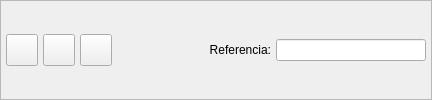
      <widget class="QFrame" name="frame_2" >
       <property name="sizePolicy" >
        <sizepolicy vsizetype="Fixed" hsizetype="Expanding" >
         <horstretch>0</horstretch>
         <verstretch>0</verstretch>
        </sizepolicy>
       </property>
       <property name="frameShape" >
        <enum>QFrame::StyledPanel</enum>
       </property>
       <property name="frameShadow" >
        <enum>QFrame::Raised</enum>
       </property>
       <layout class="QHBoxLayout" >
        <property name="spacing" >
         <number>5</number>
        </property>
        <property name="margin" >
         <number>5</number>
        </property>
        <item>
         <widget class="QToolButton" name="mui_guardar" >
          <property name="minimumSize" >
           <size>
            <width>32</width>
            <height>32</height>
           </size>
          </property>
          <property name="maximumSize" >
           <size>
            <width>32</width>
            <height>32</height>
           </size>
          </property>
          <property name="toolTip" >
           <string>Guardar presupuesto</string>
          </property>
          <property name="whatsThis" >
           <string>Guardar presupuesto</string>
          </property>
          <property name="text" >
           <string/>
          </property>
          <property name="icon" >
           <iconset resource="../../bulmages.qrc" >
            <normaloff>:/Images/edit-save.svg</normaloff>:/Images/edit-save.svg</iconset>
          </property>
          <property name="iconSize" >
           <size>
            <width>32</width>
            <height>32</height>
           </size>
          </property>
          <property name="shortcut" >
           <string>Ctrl+S</string>
          </property>
         </widget>
        </item>
        <item>
         <widget class="QToolButton" name="mui_borrar" >
          <property name="minimumSize" >
           <size>
            <width>32</width>
            <height>32</height>
           </size>
          </property>
          <property name="maximumSize" >
           <size>
            <width>32</width>
            <height>32</height>
           </size>
          </property>
          <property name="toolTip" >
           <string>Borrar presupuesto</string>
          </property>
          <property name="whatsThis" >
           <string>Borrar presupuesto</string>
          </property>
          <property name="text" >
           <string/>
          </property>
          <property name="icon" >
           <iconset resource="../../bulmages.qrc" >
            <normaloff>:/Images/edit-delete.svg</normaloff>:/Images/edit-delete.svg</iconset>
          </property>
          <property name="iconSize" >
           <size>
            <width>32</width>
            <height>32</height>
           </size>
          </property>
          <property name="shortcut" >
           <string>Ctrl+D</string>
          </property>
         </widget>
        </item>
        <item>
         <widget class="QToolButton" name="mui_imprimir" >
          <property name="minimumSize" >
           <size>
            <width>32</width>
            <height>32</height>
           </size>
          </property>
          <property name="maximumSize" >
           <size>
            <width>32</width>
            <height>32</height>
           </size>
          </property>
          <property name="toolTip" >
           <string>Imprimir presupuesto</string>
          </property>
          <property name="whatsThis" >
           <string>Imprimir presupuesto</string>
          </property>
          <property name="text" >
           <string/>
          </property>
          <property name="icon" >
           <iconset resource="../../bulmages.qrc" >
            <normaloff>:/Images/document-print.svg</normaloff>:/Images/document-print.svg</iconset>
          </property>
          <property name="iconSize" >
           <size>
            <width>32</width>
            <height>32</height>
           </size>
          </property>
          <property name="shortcut" >
           <string>Ctrl+P</string>
          </property>
         </widget>
        </item>
        <item>
         <spacer>
          <property name="orientation" >
           <enum>Qt::Horizontal</enum>
          </property>
          <property name="sizeType" >
           <enum>QSizePolicy::Expanding</enum>
          </property>
          <property name="sizeHint" stdset="0" >
           <size>
            <width>16</width>
            <height>21</height>
           </size>
          </property>
         </spacer>
        </item>
        <item>
         <widget class="QFrame" name="mui_plugbotones" >
          <property name="sizePolicy" >
           <sizepolicy vsizetype="Fixed" hsizetype="Fixed" >
            <horstretch>0</horstretch>
            <verstretch>0</verstretch>
           </sizepolicy>
          </property>
          <property name="frameShape" >
           <enum>QFrame::NoFrame</enum>
          </property>
          <property name="frameShadow" >
           <enum>QFrame::Plain</enum>
          </property>
          <property name="lineWidth" >
           <number>0</number>
          </property>
         </widget>
        </item>
        <item>
         <spacer>
          <property name="orientation" >
           <enum>Qt::Horizontal</enum>
          </property>
          <property name="sizeType" >
           <enum>QSizePolicy::Expanding</enum>
          </property>
          <property name="sizeHint" stdset="0" >
           <size>
            <width>71</width>
            <height>21</height>
           </size>
          </property>
         </spacer>
        </item>
        <item>
         <widget class="QLabel" name="label6" >
          <property name="sizePolicy" >
           <sizepolicy vsizetype="Fixed" hsizetype="Preferred" >
            <horstretch>0</horstretch>
            <verstretch>0</verstretch>
           </sizepolicy>
          </property>
          <property name="text" >
           <string>Referencia:</string>
          </property>
          <property name="alignment" >
           <set>Qt::AlignRight|Qt::AlignTrailing|Qt::AlignVCenter</set>
          </property>
          <property name="buddy" >
           <cstring>mui_refpresupuesto</cstring>
          </property>
         </widget>
        </item>
        <item>
         <widget class="BusquedaReferencia" name="mui_refpresupuesto" >
          <property name="sizePolicy" >
           <sizepolicy vsizetype="Fixed" hsizetype="Fixed" >
            <horstretch>0</horstretch>
            <verstretch>0</verstretch>
           </sizepolicy>
          </property>
          <property name="minimumSize" >
           <size>
            <width>150</width>
            <height>20</height>
           </size>
          </property>
          <property name="maximumSize" >
           <size>
            <width>150</width>
            <height>16777215</height>
           </size>
          </property>
         </widget>
        </item>
       </layout>
      </widget>
